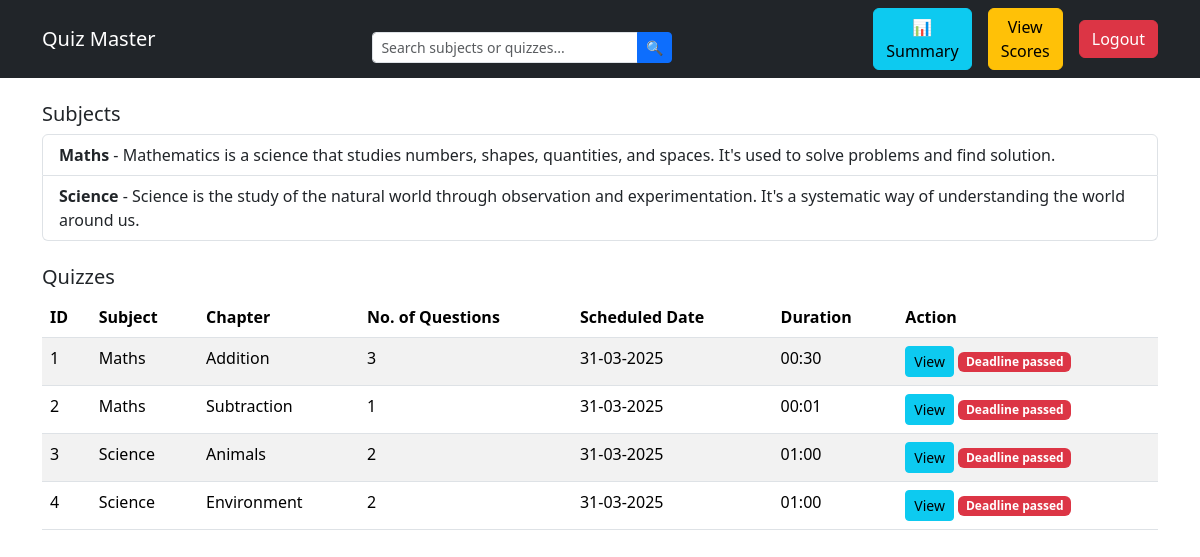
Screenshot of /user_dashboard (signed in) with the database file from the repository.
### app.py (models this page shows)
class Subject(db.Model):
    __tablename__ = 'subject'
    SubjectID = db.Column(db.Integer, primary_key=True, autoincrement=True)
    Subjectname = db.Column(db.String(500), nullable=False)
    Description = db.Column(db.String(500), nullable=False)

class Quiz(db.Model):
    __tablename__ = 'quiz'
    QuizID = db.Column(db.Integer, primary_key=True, autoincrement=True)
    Date_of_quiz = db.Column(db.Date, nullable=False)
    Time_duration = db.Column(db.String(5), nullable=False)
    Remarks = db.Column(db.String(500))
    ChapterID = db.Column(db.Integer, db.ForeignKey('chapter.ChapterID'), nullable=False)
    QuestionsR = db.relationship('Questions', backref='quiz', lazy=True)

class Chapter(db.Model):
    __tablename__ = 'chapter'
    ChapterID = db.Column(db.Integer, primary_key=True, autoincrement=True)
    Chaptername = db.Column(db.String(500), nullable=False)
    Description = db.Column(db.String(500), nullable=False)
    QuizR = db.relationship('Quiz', backref='chapter', lazy=True)
    SubjectID = db.Column(db.Integer, db.ForeignKey('subject.SubjectID'), nullable=False)
    subject = db.relationship('Subject', backref='chapters')

### app.py (the view)
@app.route('/user_dashboard')
def user_dashboard():
    if 'user_id' not in session or session['role'] != 'user':
        flash("Unauthorized Access!", "danger")
        return redirect(url_for("home"))
    user = User.query.get(session['user_id'])
    query = request.args.get('query', '').strip().lower() #for search query
    today = datetime.today().date() # fetching today's date
    if query:
        subjects = Subject.query.filter(Subject.Subjectname.ilike(f"%{query}%")).all()
    else:
        subjects = Subject.query.all()
    upcoming_quizzes = []
    for subject in subjects:
        chapters = Chapter.query.filter_by(SubjectID=subject.SubjectID).all()
        for chapter in chapters:
            quizzes = Quiz.query.filter_by(ChapterID=chapter.ChapterID).all()
            for quiz in quizzes:
                quiz_date = quiz.Date_of_quiz
                is_expired = quiz_date < today
                upcoming_quizzes.append({
                    'quiz': quiz,
                    'chapter': chapter,
                    'subject': subject,
                    'is_expired': is_expired })
    scores = Score.query.filter_by(UserID=user.UserID).all()
    return render_template("user_dashboard.html",user=user,upcoming_quizzes=upcoming_quizzes,subjects=subjects,scores=scores,query=query)

### templates/user_dashboard.html (shortened to what this page needs)
<!DOCTYPE html>
<html lang="en">
<head>
    <link href="https://cdn.jsdelivr.net/npm/bootstrap@5.3.2/dist/css/bootstrap.min.css" rel="stylesheet">
</head>
<body>
    <nav class="navbar navbar-expand-lg navbar-dark bg-dark">
        <div class="container">
            <a class="navbar-brand" href="#">Quiz Master</a>
            <div class="container mt-3">
                <form method="GET" action="{{ url_for('user_dashboard') }}" class="d-flex justify-content-center">
                    <div class="input-group" style="width: 300px;">
                        <input type="text" class="form-control form-control-sm" name="query"
                            placeholder="Search subjects or quizzes..." value="{{ request.args.get('query', '') }}">
                        <button class="btn btn-sm btn-primary" type="submit">🔍</button>
                    </div>
                </form>
            </div>
            <a href="{{ url_for('user_summary') }}" class="btn btn-info me-3">📊 Summary</a>
            <div class="collapse navbar-collapse justify-content-end" id="navbarNav">
                <a href="{{ url_for('user_scores') }}" class="btn btn-warning me-3">View Scores</a>
                <a href="{{ url_for('logout') }}" class="btn btn-danger">Logout</a>
            </div>
        </div>
    </nav>
    <div class="container mt-4">
        <h5>Subjects</h5>
        {% if subjects %}
            <ul class="list-group">
                {% for subject in subjects %}
                    <li class="list-group-item">
                        <strong>{{ subject.Subjectname }}</strong> - {{ subject.Description }}
                    </li>
                {% endfor %}
            </ul>
        {% else %}
            <p>No results found for "{{ query }}".</p>
        {% endif %}
    </div>
    <div class="container mt-4">
        <h5>Quizzes</h5>
        {% if upcoming_quizzes %}
        <table class="table table-striped">
            <thead>
                <tr>
                    <th>ID</th>
                    <th>Subject</th>
                    <th>Chapter</th>
                    <th>No. of Questions</th>
                    <th>Scheduled Date</th>
                    <th>Duration</th>
                    <th>Action</th>
                </tr>
            </thead>
            <tbody>
                {% for data in upcoming_quizzes %}
                <tr>
                    <td>{{ data.quiz.QuizID }}</td>
                    <td>{{ data.subject.Subjectname }}</td>
                    <td>{{ data.chapter.Chaptername }}</td>
                    <td>{{ data.quiz.QuestionsR|length }}</td>
                    <td>{{ data.quiz.Date_of_quiz.strftime('%d-%m-%Y') }}</td>
                    <td>{{ data.quiz.Time_duration }}</td>
                    <td>
                        <button class="btn btn-info btn-sm" data-bs-toggle="modal" data-bs-target="#viewQuiz{{ data.quiz.QuizID }}">View</button>
                        {% if data.is_expired %}
                            <span class="badge bg-danger">Deadline passed</span>
                        {% else %}
                            <a href="{{ url_for('start_quiz', quiz_id=data.quiz.QuizID) }}" class="btn btn-success btn-sm">Start</a>
                        {% endif %}
                    </td>
                </tr>
                {% endfor %}
            </tbody>
        </table>
        {% else %}
        <p>No upcoming quizzes available.</p>
        {% endif %}
    </div>
</body>
</html>

### rows the page displays
Subject: Subjectname "Maths", Description "Mathematics is a science that studies numbers, shapes, quantities, and spaces. It's used to solve problems and find solution.", subject.Subjectname "Maths" "Maths"
Subject: Subjectname "Science", Description "Science is the study of the natural world through observation and experimentation. It's a systematic way of understanding the world around us.", subject.Subjectname "Science" "Science"
Quiz: quiz.QuizID "1", quiz.Date_of_quiz "31-03-2025", quiz.Time_duration "00:30"
Chapter: chapter.Chaptername "Addition"
Quiz: quiz.QuizID "2", quiz.Date_of_quiz "31-03-2025", quiz.Time_duration "00:01"
Chapter: chapter.Chaptername "Subtraction"
Quiz: quiz.QuizID "3", quiz.Date_of_quiz "31-03-2025", quiz.Time_duration "01:00"
Chapter: chapter.Chaptername "Animals"
Quiz: quiz.QuizID "4", quiz.Date_of_quiz "31-03-2025", quiz.Time_duration "01:00"
Chapter: chapter.Chaptername "Environment"

### other values shown
{{ data.quiz.QuestionsR|length }} "3" "1" "2" "2"
